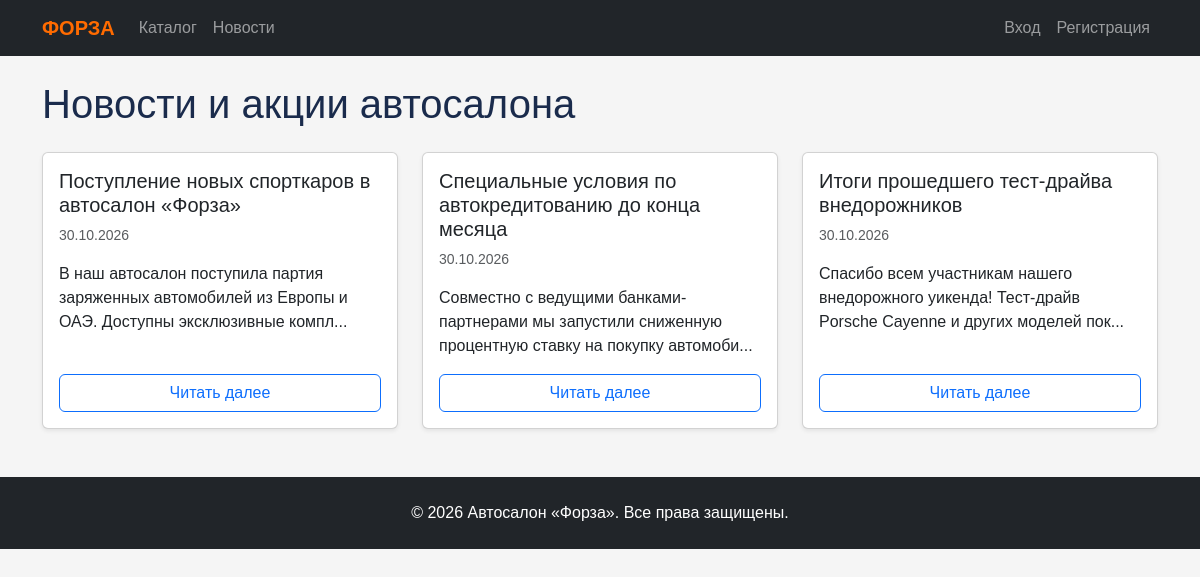
Page /news on the committed database.
### tables this page shows
CREATE TABLE IF NOT EXISTS news (
    id INT AUTO_INCREMENT PRIMARY KEY,
    title VARCHAR(255) NOT NULL,
    slug VARCHAR(255) NOT NULL UNIQUE,
    content TEXT NOT NULL,
    image VARCHAR(255),
    published_at TIMESTAMP DEFAULT CURRENT_TIMESTAMP,
    created_at TIMESTAMP DEFAULT CURRENT_TIMESTAMP
);

### src/Controllers/NewsController.php (called while the page is built, shortened)
<?php
require_once __DIR__ . '/../Models/News.php';
class NewsController {
    public function index(): void {
        $page = isset($_GET['page']) ? (int)$_GET['page'] : 1;
        $limit = 6;
        $offset = ($page - 1) * $limit;
        $news = News::getAll($limit, $offset);
        require_once __DIR__ . '/../../views/news/index.php';
    }
}

### src/Models/News.php (called while the page is built, shortened)
<?php
class News {
    public static function getAll(int $limit = 10, int $offset = 0): array {$db = Database::getConnection();
        $stmt =$db->prepare("SELECT * FROM news ORDER BY published_at DESC LIMIT ? OFFSET ?");
        $stmt->bindValue(1, $limit, PDO::PARAM_INT);$stmt->bindValue(2, $offset, PDO::PARAM_INT);$stmt->execute();
        return $stmt->fetchAll();
    }
}

### views/news/index.php (the view, shortened to what this page needs)
<?php require_once __DIR__ . '/../layouts/header.php'; ?>
<h1 class="mb-4">Новости и акции автосалона</h1>
<div class="row">
    <?php if (empty($news)): ?>
        <div class="col-12"><p>Новостей пока нет.</p></div>
    <?php else: ?>
        <?php foreach ($news as $item): ?>
            <div class="col-md-4 mb-4">
                <div class="card h-100 shadow-sm">
                    <div class="card-body d-flex flex-column">
                        <h5 class="card-title"><?= htmlspecialchars($item['title']) ?></h5>
                        <p class="text-muted small"><?= date('d.m.Y', strtotime($item['published_at'])) ?></p>
                        <p class="card-text"><?= mb_substr(strip_tags($item['content']), 0, 100) ?>...</p>
                        <a href="/news/<?= $item['slug'] ?>" class="btn btn-outline-primary mt-auto">Читать далее</a>
                    </div>
                </div>
            </div>
        <?php endforeach; ?>
    <?php endif; ?>
</div>
<?php require_once __DIR__ . '/../layouts/footer.php'; ?>

### public/css/style.css (style rules this page uses)
body { background-color: #F5F5F5; font-family: 'Montserrat', sans-serif; color: #1A2B4C; }

### rows in the picture
news: title "Поступление новых спорткаров в автосалон «Форза»", published_at "30.10.2026", content "В наш автосалон поступила партия заряженных автомобилей из Европы и ОАЭ. Доступны эксклюзивные компл"
news: title "Специальные условия по автокредитованию до конца месяца", published_at "30.10.2026", content "Совместно с ведущими банками-партнерами мы запустили сниженную процентную ставку на покупку автомоби"
news: title "Итоги прошедшего тест-драйва внедорожников", published_at "30.10.2026", content "Спасибо всем участникам нашего внедорожного уикенда! Тест-драйв Porsche Cayenne и других моделей пок"
